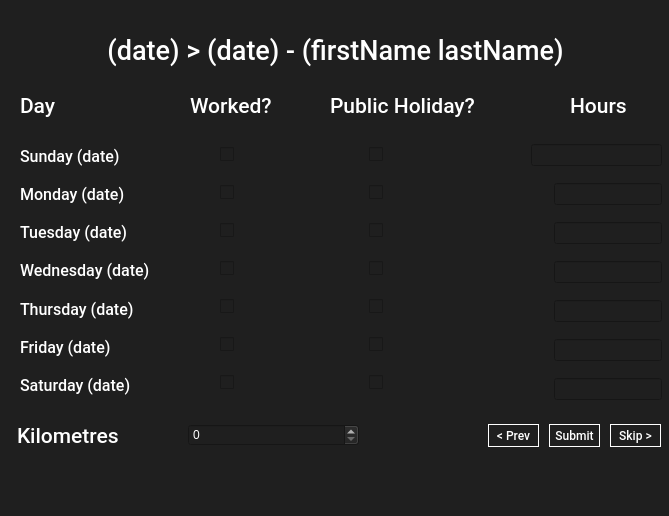
<?xml version="1.0" encoding="UTF-8"?>
<ui version="4.0">
 <class>MainWindow</class>
 <widget class="QMainWindow" name="MainWindow">
  <property name="geometry">
   <rect>
    <x>0</x>
    <y>0</y>
    <width>669</width>
    <height>516</height>
   </rect>
  </property>
  <property name="font">
   <font>
    <family>Roboto Medium</family>
   </font>
  </property>
  <property name="windowTitle">
   <string>Invoice Generator</string>
  </property>
  <property name="styleSheet">
   <string notr="true">background-color: rgb(31, 31, 31);
color: rgb(255, 255, 255);</string>
  </property>
  <widget class="QWidget" name="centralwidget">
   <widget class="QPushButton" name="submitButton">
    <property name="geometry">
     <rect>
      <x>549</x>
      <y>424</y>
      <width>51</width>
      <height>23</height>
     </rect>
    </property>
    <property name="font">
     <font>
      <family>Roboto Medium</family>
     </font>
    </property>
    <property name="styleSheet">
     <string notr="true">border :1px solid ;
border-top-color: rgb(255, 255, 255);
border-bottom-color: rgb(255, 255, 255);
border-right-color: rgb(255, 255, 255);
border-left-color: rgb(255, 255, 255);
</string>
    </property>
    <property name="text">
     <string>Submit</string>
    </property>
   </widget>
   <widget class="QLabel" name="heading">
    <property name="geometry">
     <rect>
      <x>40</x>
      <y>20</y>
      <width>591</width>
      <height>61</height>
     </rect>
    </property>
    <property name="maximumSize">
     <size>
      <width>591</width>
      <height>16777215</height>
     </size>
    </property>
    <property name="font">
     <font>
      <family>Roboto Medium</family>
      <pointsize>20</pointsize>
     </font>
    </property>
    <property name="autoFillBackground">
     <bool>false</bool>
    </property>
    <property name="text">
     <string>(date) &gt; (date) - (firstName lastName)</string>
    </property>
    <property name="alignment">
     <set>Qt::AlignCenter</set>
    </property>
   </widget>
   <widget class="QLabel" name="label_day">
    <property name="geometry">
     <rect>
      <x>20</x>
      <y>90</y>
      <width>61</width>
      <height>31</height>
     </rect>
    </property>
    <property name="font">
     <font>
      <family>Roboto Medium</family>
      <pointsize>16</pointsize>
     </font>
    </property>
    <property name="text">
     <string>Day</string>
    </property>
   </widget>
   <widget class="QLabel" name="label_worked">
    <property name="geometry">
     <rect>
      <x>190</x>
      <y>90</y>
      <width>91</width>
      <height>31</height>
     </rect>
    </property>
    <property name="font">
     <font>
      <family>Roboto Medium</family>
      <pointsize>16</pointsize>
     </font>
    </property>
    <property name="text">
     <string>Worked?</string>
    </property>
   </widget>
   <widget class="QLabel" name="label_ph">
    <property name="geometry">
     <rect>
      <x>330</x>
      <y>90</y>
      <width>151</width>
      <height>31</height>
     </rect>
    </property>
    <property name="font">
     <font>
      <family>Roboto Medium</family>
      <pointsize>16</pointsize>
     </font>
    </property>
    <property name="text">
     <string>Public Holiday?</string>
    </property>
   </widget>
   <widget class="QLabel" name="label_hours">
    <property name="geometry">
     <rect>
      <x>570</x>
      <y>90</y>
      <width>61</width>
      <height>31</height>
     </rect>
    </property>
    <property name="font">
     <font>
      <family>Roboto Medium</family>
      <pointsize>16</pointsize>
     </font>
    </property>
    <property name="text">
     <string>Hours</string>
    </property>
   </widget>
   <widget class="QWidget" name="layoutWidget">
    <property name="geometry">
     <rect>
      <x>220</x>
      <y>130</y>
      <width>291</width>
      <height>281</height>
     </rect>
    </property>
    <layout class="QGridLayout" name="gridLayout_2">
     <property name="topMargin">
      <number>0</number>
     </property>
     <property name="spacing">
      <number>6</number>
     </property>
     <item row="2" column="0">
      <widget class="QCheckBox" name="cb_w_tu">
       <property name="text">
        <string/>
       </property>
      </widget>
     </item>
     <item row="4" column="1">
      <widget class="QCheckBox" name="cb_ph_th">
       <property name="text">
        <string/>
       </property>
      </widget>
     </item>
     <item row="4" column="0">
      <widget class="QCheckBox" name="cb_w_th">
       <property name="text">
        <string/>
       </property>
      </widget>
     </item>
     <item row="5" column="0">
      <widget class="QCheckBox" name="cb_w_f">
       <property name="text">
        <string/>
       </property>
      </widget>
     </item>
     <item row="5" column="1">
      <widget class="QCheckBox" name="cb_ph_f">
       <property name="text">
        <string/>
       </property>
      </widget>
     </item>
     <item row="2" column="1">
      <widget class="QCheckBox" name="cb_ph_tu">
       <property name="text">
        <string/>
       </property>
      </widget>
     </item>
     <item row="1" column="0">
      <widget class="QCheckBox" name="cb_w_m">
       <property name="text">
        <string/>
       </property>
      </widget>
     </item>
     <item row="3" column="1">
      <widget class="QCheckBox" name="cb_ph_w">
       <property name="text">
        <string/>
       </property>
      </widget>
     </item>
     <item row="3" column="0">
      <widget class="QCheckBox" name="cb_w_w">
       <property name="text">
        <string/>
       </property>
      </widget>
     </item>
     <item row="6" column="1">
      <widget class="QCheckBox" name="cb_ph_sa">
       <property name="text">
        <string/>
       </property>
      </widget>
     </item>
     <item row="1" column="1">
      <widget class="QCheckBox" name="cb_ph_m">
       <property name="text">
        <string/>
       </property>
      </widget>
     </item>
     <item row="6" column="0">
      <widget class="QCheckBox" name="cb_w_sa">
       <property name="text">
        <string/>
       </property>
      </widget>
     </item>
     <item row="0" column="0">
      <widget class="QCheckBox" name="cb_w_su">
       <property name="text">
        <string/>
       </property>
      </widget>
     </item>
     <item row="0" column="1">
      <widget class="QCheckBox" name="cb_ph_su">
       <property name="text">
        <string/>
       </property>
      </widget>
     </item>
    </layout>
   </widget>
   <widget class="QPushButton" name="prevButton">
    <property name="geometry">
     <rect>
      <x>488</x>
      <y>424</y>
      <width>51</width>
      <height>23</height>
     </rect>
    </property>
    <property name="font">
     <font>
      <family>Roboto Medium</family>
     </font>
    </property>
    <property name="styleSheet">
     <string notr="true">border :1px solid ;
border-top-color: rgb(255, 255, 255);
border-bottom-color: rgb(255, 255, 255);
border-right-color: rgb(255, 255, 255);
border-left-color: rgb(255, 255, 255);
</string>
    </property>
    <property name="text">
     <string>&lt; Prev</string>
    </property>
   </widget>
   <widget class="QWidget" name="layoutWidget">
    <property name="geometry">
     <rect>
      <x>20</x>
      <y>140</y>
      <width>191</width>
      <height>261</height>
     </rect>
    </property>
    <layout class="QVBoxLayout" name="verticalLayout_2">
     <item>
      <widget class="QLabel" name="label_sun">
       <property name="font">
        <font>
         <family>Roboto Medium</family>
         <pointsize>12</pointsize>
        </font>
       </property>
       <property name="text">
        <string>Sunday (date)</string>
       </property>
      </widget>
     </item>
     <item>
      <widget class="QLabel" name="label_mon">
       <property name="font">
        <font>
         <family>Roboto Medium</family>
         <pointsize>12</pointsize>
        </font>
       </property>
       <property name="text">
        <string>Monday (date)</string>
       </property>
      </widget>
     </item>
     <item>
      <widget class="QLabel" name="label_tues">
       <property name="font">
        <font>
         <family>Roboto Medium</family>
         <pointsize>12</pointsize>
        </font>
       </property>
       <property name="text">
        <string>Tuesday (date)</string>
       </property>
      </widget>
     </item>
     <item>
      <widget class="QLabel" name="label_wed">
       <property name="font">
        <font>
         <family>Roboto Medium</family>
         <pointsize>12</pointsize>
        </font>
       </property>
       <property name="text">
        <string>Wednesday (date)</string>
       </property>
      </widget>
     </item>
     <item>
      <widget class="QLabel" name="label_thurs">
       <property name="font">
        <font>
         <family>Roboto Medium</family>
         <pointsize>12</pointsize>
        </font>
       </property>
       <property name="text">
        <string>Thursday (date)</string>
       </property>
      </widget>
     </item>
     <item>
      <widget class="QLabel" name="label_fri">
       <property name="font">
        <font>
         <family>Roboto Medium</family>
         <pointsize>12</pointsize>
        </font>
       </property>
       <property name="text">
        <string>Friday (date)</string>
       </property>
      </widget>
     </item>
     <item>
      <widget class="QLabel" name="label_sat">
       <property name="font">
        <font>
         <family>Roboto Medium</family>
         <pointsize>12</pointsize>
        </font>
       </property>
       <property name="text">
        <string>Saturday (date)</string>
       </property>
      </widget>
     </item>
    </layout>
   </widget>
   <widget class="QWidget" name="layoutWidget">
    <property name="geometry">
     <rect>
      <x>0</x>
      <y>420</y>
      <width>361</width>
      <height>31</height>
     </rect>
    </property>
    <layout class="QHBoxLayout" name="horizontalLayout_2">
     <property name="spacing">
      <number>0</number>
     </property>
     <property name="leftMargin">
      <number>17</number>
     </property>
     <property name="rightMargin">
      <number>2</number>
     </property>
     <item>
      <widget class="QLabel" name="label_day_2">
       <property name="font">
        <font>
         <family>Roboto Medium</family>
         <pointsize>16</pointsize>
        </font>
       </property>
       <property name="text">
        <string>Kilometres</string>
       </property>
      </widget>
     </item>
     <item>
      <widget class="QSpinBox" name="input_kms"/>
     </item>
    </layout>
   </widget>
   <widget class="QWidget" name="layoutWidget">
    <property name="geometry">
     <rect>
      <x>531</x>
      <y>133</y>
      <width>131</width>
      <height>280</height>
     </rect>
    </property>
    <layout class="QVBoxLayout" name="verticalLayout_3">
     <property name="spacing">
      <number>6</number>
     </property>
     <item>
      <widget class="QLineEdit" name="input_w_su"/>
     </item>
     <item alignment="Qt::AlignRight">
      <widget class="QLineEdit" name="input_w_m"/>
     </item>
     <item alignment="Qt::AlignRight">
      <widget class="QLineEdit" name="input_w_tu"/>
     </item>
     <item alignment="Qt::AlignRight">
      <widget class="QLineEdit" name="input_w_w"/>
     </item>
     <item alignment="Qt::AlignRight">
      <widget class="QLineEdit" name="input_w_th"/>
     </item>
     <item alignment="Qt::AlignRight">
      <widget class="QLineEdit" name="input_w_f"/>
     </item>
     <item alignment="Qt::AlignRight">
      <widget class="QLineEdit" name="input_w_sa"/>
     </item>
    </layout>
   </widget>
   <widget class="QPushButton" name="skipButton">
    <property name="geometry">
     <rect>
      <x>610</x>
      <y>424</y>
      <width>51</width>
      <height>23</height>
     </rect>
    </property>
    <property name="font">
     <font>
      <family>Roboto Medium</family>
     </font>
    </property>
    <property name="styleSheet">
     <string notr="true">border :1px solid ;
border-top-color: rgb(255, 255, 255);
border-bottom-color: rgb(255, 255, 255);
border-right-color: rgb(255, 255, 255);
border-left-color: rgb(255, 255, 255);
</string>
    </property>
    <property name="text">
     <string>Skip &gt;</string>
    </property>
   </widget>
  </widget>
  <widget class="QMenuBar" name="menubar">
   <property name="geometry">
    <rect>
     <x>0</x>
     <y>0</y>
     <width>669</width>
     <height>21</height>
    </rect>
   </property>
  </widget>
  <widget class="QStatusBar" name="statusbar"/>
 </widget>
 <resources/>
 <connections/>
</ui>
